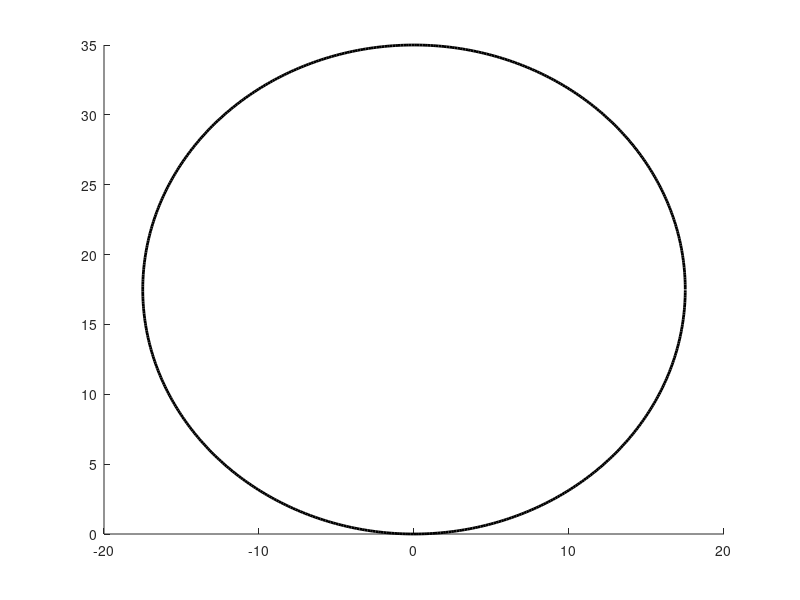

The MATLAB script that drew this image: (Note: this script raises an error after producing the figure.)
clear
clc
close all

PlotsOn = 1;
% ------------------------------------------------------------------------
%%% Givens
% ------------------------------------------------------------------------
%%% Outer Radius of sphere
d = 35; % cm

%%% Thickness of foam
t = 3.81; % cm

if rem(d,t) ~= 0
    warning('Diameter not divisible by foam thickness')
end

% ------------------------------------------------------------------------
%%% Calculations
% ------------------------------------------------------------------------
r = d/2; % Radius of sphere, cm

V = (4/3)*pi*(r^3); % Volume of sphere, cm^3

nP = ceil(2*r/t); % Number of foam pieces

foams = zeros(nP,3);
dBot = 0; % Bottom of current piece
dTop = t; % Top of current piece
totalFoamArea = 0;
perfectMiddle = 0;
for k = 1:nP % For each foam piece
    if dTop+1e-6 < 2*r
        ny_Top = r - dTop;
        nx_Top = sqrt(abs(r^2 - ny_Top^2));
        nLength_Top = 2*nx_Top;
    else
        nLength_Top = 0;
    end
    
    ny_Bot = r - dBot;
    nx_Bot = sqrt(abs(r^2 - ny_Bot^2));
    nLength_Bot = 2*nx_Bot;
    
    %%% Assigning top/bottom lengths of foam piece
    foams(k,1) = nLength_Bot;
    foams(k,2) = nLength_Top;
    
    %%% Assigning cut-to length
    foams(k,3) = max(foams(k,1:2));
    
    %%% Treating each circle as a square
    totalFoamArea = totalFoamArea + (max(foams(k,1:2))/2)^2;
    
    dBot =  dTop;
    dTop = dTop + t;
    
    if dBot+1e-6 > 2*r
        break
    end
    
end

%%% If odd # of pieces or if diameter not divisible by thickness, cut middle piece to sphere diameter
if rem(nP,2) ~= 0 || rem(d,t) ~= 0
    foams(round(nP/2),3) = d;
end
% ------------------------------------------------------------------------
%%% Printing Data
% ------------------------------------------------------------------------
fprintf('Foam Sheet Lengths and Cut Sizes:\n\n')
fprintf('For Diameter = %3.1f cm\n',d)
fprintf('Sheet # | Bottom D | Top D | Cut To\n')
for k = 1:nP
   fprintf('   %02d   |   %05.2f  | %05.2f | %05.2f\n',k,foams(k,1),foams(k,2),foams(k,3))
end
fprintf('\n**NOTE** All sizes in cm\n')
fprintf('\nPerfect Foam Area Needed: %3.0f cm^2\n',totalFoamArea)

% ------------------------------------------------------------------------
%%% Plotting
% ------------------------------------------------------------------------
if PlotsOn == 1
%%% Preparing to Plot
theta = 0:.01:2*pi;

%%% Plot
figure; hold all
plot(r*cos(theta),r*sin(theta)+r,'k','linewidth',2)
PlotBoi2('[cm]','[cm]',16)
axis equal

for k = 1:nP-1
    plot([-foams(k,2)/2 foams(k,2)/2], [t*k, t*k],'r','linewidth',2);
end
end
